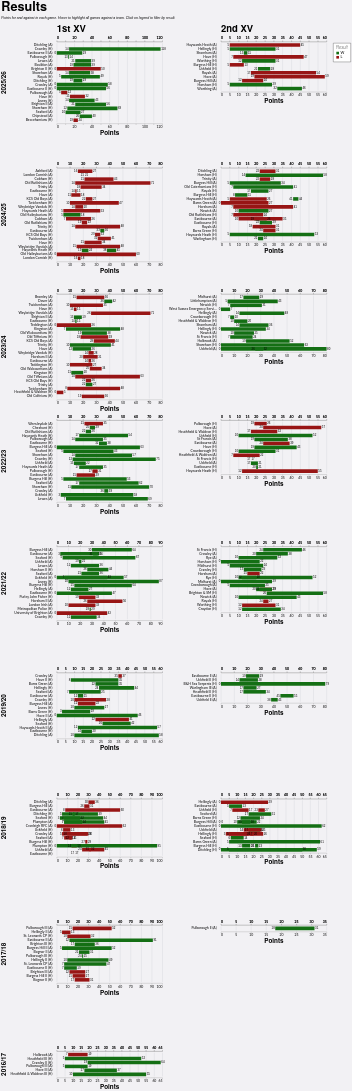

Write the Vega-Lite specification saved for this chart.
### Vega-Lite specification from a JSON file in a GitHub repository (floating-point values rounded to 4 significant figures; data arrays with more than 128 entries replaced by an {"elided": "..."} marker saying what was removed)
{"config": {"axis": {"labelFont": "Lato, sans-serif", "titleFont": "PT Sans Narrow, Helvetica Neue, Helvetica, Arial, sans-serif", "labelFontSize": 13, "titleFontSize": 24, "gridColor": "#202947", "gridOpacity": 0.2}, "header": {"labelFont": "PT Sans Narrow, Helvetica Neue, Helvetica, Arial, sans-serif", "titleFont": "PT Sans Narrow, Helvetica Neue, Helvetica, Arial, sans-serif", "labelFontSize": 24, "titleFontSize": 28, "labelFontWeight": "bold", "orient": "left"}, "legend": {"labelFont": "Lato, sans-serif", "titleFont": "PT Sans Narrow, Helvetica Neue, Helvetica, Arial, sans-serif", "labelFontSize": 14, "titleFontSize": 16, "titlePadding": 5, "fillColor": "white", "strokeColor": "black", "padding": 10, "titleFontWeight": "lighter", "titleFontStyle": "italic", "titleColor": "gray", "offset": 10}, "title": {"font": "PT Sans Narrow, Helvetica Neue, Helvetica, Arial, sans-serif", "fontSize": 48, "fontWeight": "bold", "anchor": "start", "align": "center", "titlePadding": 20, "subtitlePadding": 10, "subtitleFontSize": 13, "subtitleColor": "", "subtitleFontStyle": "italic", "offset": 15, "color": "black"}, "axisX": {"labelAngle": 0}, "facet": {"title": null, "header": null, "align": {"row": "each", "column": "each"}}, "resolve": {"scale": {"y": "independent", "facet": "independent"}}, "background": "#f2f1f4", "view": {"strokeWidth": 0}}, "data": {"name": "data-573d3236e0aa0a73e29abf81b403f8d0"}, "facet": {"column": {"field": "squad", "header": {"labelAnchor": "start", "labelExpr": "datum.value + ' XV'", "labelFontSize": 36, "title": null}, "title": null, "type": "nominal"}, "row": {"field": "season", "sort": {"field": "season", "order": "descending"}, "title": null, "type": "nominal"}}, "spec": {"layer": [{"mark": {"type": "bar"}, "encoding": {"color": {"field": "result", "legend": {"orient": "right", "title": "Result", "titleOrient": "top"}, "scale": {"domain": ["W", "L"], "range": ["#146f14", "#981515"]}, "type": "nominal"}, "detail": {"field": "game_id", "type": "nominal"}, "opacity": {"condition": {"param": "param_14", "value": 1.0, "empty": true}, "value": 0.2}, "x": {"axis": {"offset": 5, "orient": "bottom"}, "field": "pf", "title": "Points", "type": "quantitative"}, "x2": {"field": "pa"}, "y": {"axis": {"domain": false, "grid": false, "offset": 15, "ticks": false, "title": null}, "field": "game_label", "sort": {"field": "date", "order": "descending"}, "title": null, "type": "nominal"}}, "name": "view_2"}, {"mark": {"type": "text", "align": "right", "dx": -2, "dy": 0}, "encoding": {"color": {"value": "black"}, "detail": {"field": "game_id", "type": "nominal"}, "opacity": {"condition": {"param": "param_14", "value": 1.0, "empty": true}, "value": 0.2}, "text": {"field": "loser", "type": "nominal"}, "x": {"axis": {"offset": 5, "orient": "top"}, "field": "loser", "title": null, "type": "quantitative"}, "y": {"axis": {"domain": false, "grid": false, "offset": 15, "ticks": false, "title": null}, "field": "game_label", "sort": {"field": "date", "order": "descending"}, "title": null, "type": "nominal"}}}, {"mark": {"type": "text", "align": "left", "dx": 2, "dy": 0}, "encoding": {"color": {"value": "black"}, "detail": {"field": "game_id", "type": "nominal"}, "opacity": {"condition": {"param": "param_14", "value": 1.0, "empty": true}, "value": 0.2}, "text": {"field": "winner", "type": "nominal"}, "x": {"axis": {"offset": 5, "orient": "top"}, "field": "winner", "title": null, "type": "quantitative"}, "y": {"axis": {"domain": false, "grid": false, "offset": 15, "ticks": false, "title": null}, "field": "game_label", "sort": {"field": "date", "order": "descending"}, "title": null, "type": "nominal"}}}], "height": {"step": 15}, "transform": [{"filter": {"param": "param_15"}}], "width": 400}, "params": [{"name": "param_14", "select": {"type": "point", "clear": "mouseout", "fields": ["opposition"], "on": "hover"}, "views": ["view_2"]}, {"name": "param_15", "select": {"type": "point", "fields": ["result"]}, "bind": "legend", "views": ["view_2"]}], "resolve": {"scale": {"x": "independent", "y": "independent"}}, "spacing": 10, "title": {"text": "Results", "subtitle": "Points for and against in each game. Hover to highlight all games against a team. Click on legend to filter by result."}, "$schema": "https://vega.github.io/schema/vega-lite/v5.20.1.json", "datasets": {"data-573d3236e0aa0a73e29abf81b403f8d0": {"elided": "274 records"}}}
